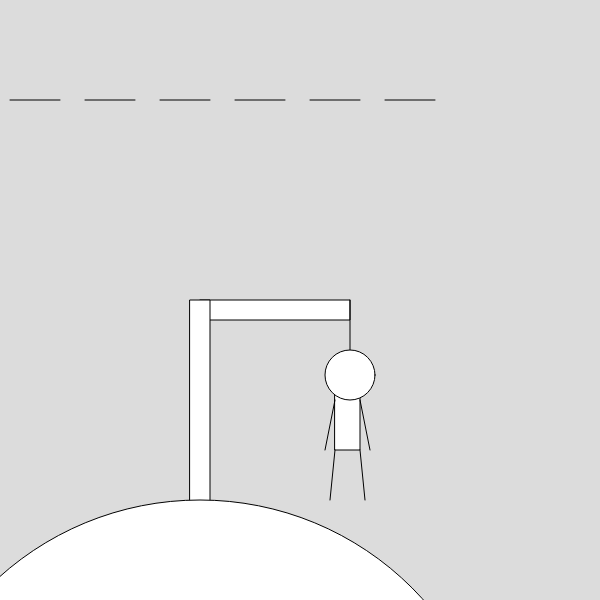
Frame 1 (no input)
Frame 60 (no input): identical to frame 1, image omitted
Frame 120 (the mouse pressed at the canvas centre since frame 60): identical to frame 1, image omitted

The p5.js sketch that drew this single still picture (run headless with seeded random() and noise() and a simulated clock; from frame 60 on, the mouse is pressed at the canvas centre):

// p5.js sketch
// ── sketch.js
/*NOTER!
Jeg har lavet en funktion, der siger om man har det rigtige bogstav, og tæller antal fejl man har lavet,
men der er endnu ikke noget med, at dele af ham bliver tegnet (alt er der fra starten).
Så det skal vel implementeres+en måde at resette??? IDK */

function setup() {
  createCanvas(600, 600);
}
let ord=["d","a","v","u","s","y"];
let fejl=0;

function draw() {
  background(220);

  //ordets bogstavpladser
  for(let i=0;i<ord.length;i++){
    
    line(10+i*75,100,60+i*75,100);
  }
  
  rect(200,300,150,20);//stolpe lodret
  rect(190,300 ,20,250);//stolpe vandret
  circle(200,800,height);//bakke
  line(350,300,350,350);//reb
  
  
  rect(335,375,25,75);//krop
  circle(350,375,50); //hoved
  line(335,400,325,450);//venstre arm
  line(360,400,370,450);//højre arm
  line(335,450,330,500);//venstre ben
  line(360,450,365,500);//højre ben
  print(fejl);
}

function keyTyped(){
  
    console.log(key);
    
    for(let i=0;i<ord.length;i++){
      if(ord[i]==key){
        console.log("succes!");
        break;
      }
      else if(i==ord.length-1){
        console.log("niks");
        fejl++;
      }
      
    }


  }
